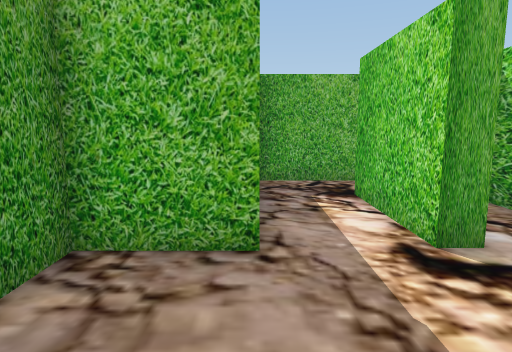
View 1 (above)

23 first-person views from a walk through a scene from a Unity 3-D project. The camera is 1.5 m above the floor, tilts 8° down and sees 75° across. The floor is counted in squares, 1 m on a side. Each view is taken from the middle of a square. On the plan, view 1 faces up. The plan holds only what a view shows up to about 15 squares ahead; the rest is blank. The player is left out. Some surface patterns are stand-ins.

View 2
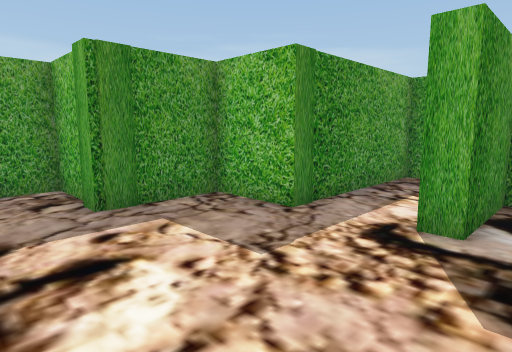

View 3
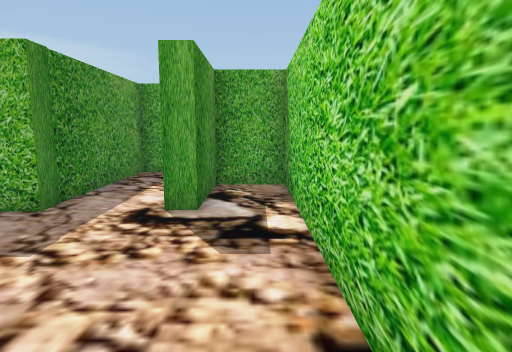

View 4
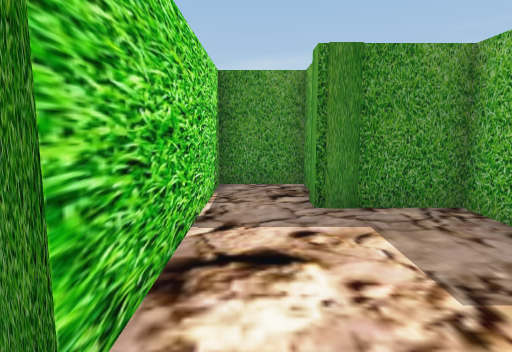

View 5
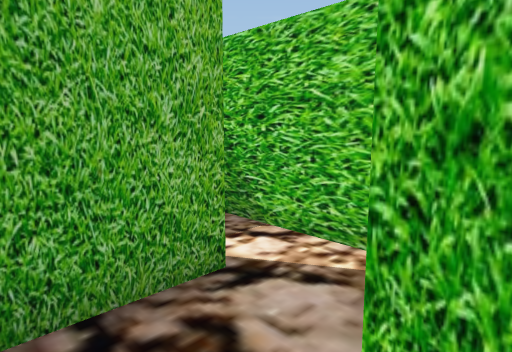

View 6
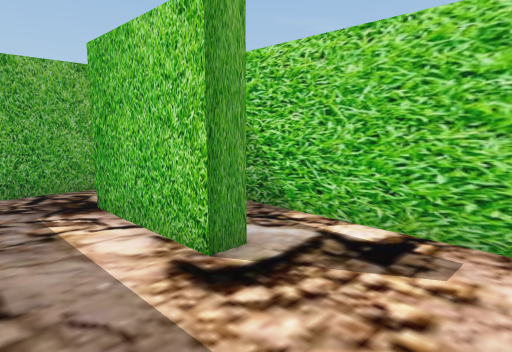

View 7
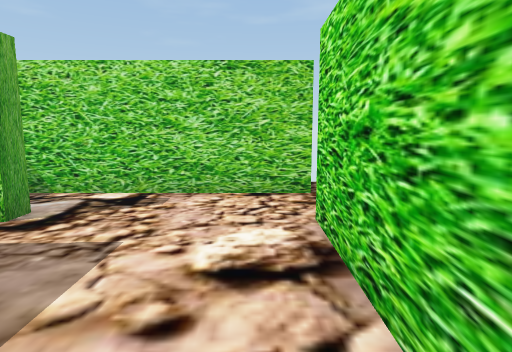

View 8
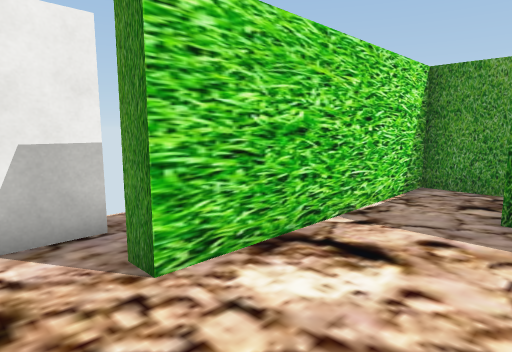

View 9
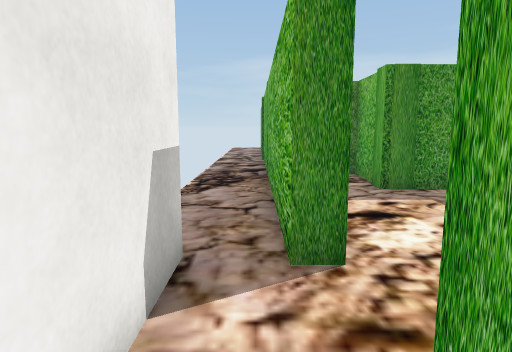

View 10
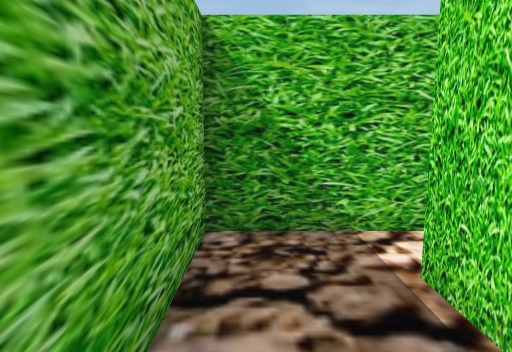

View 11
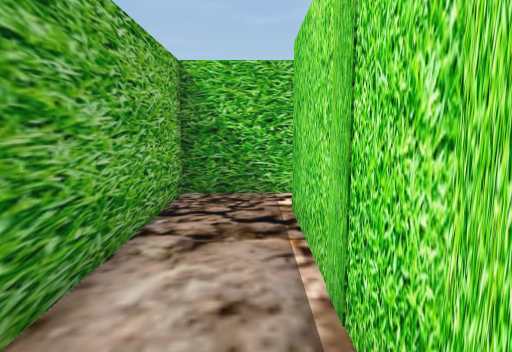

View 12
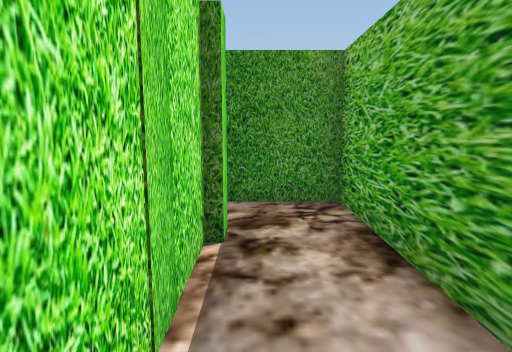

View 13
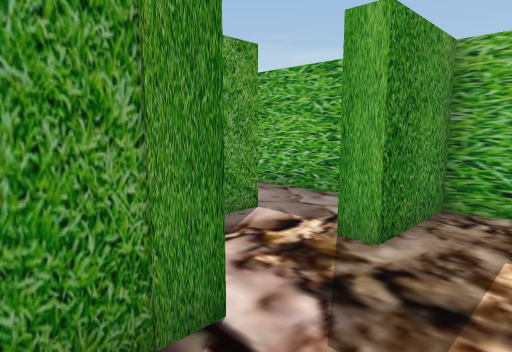

View 14
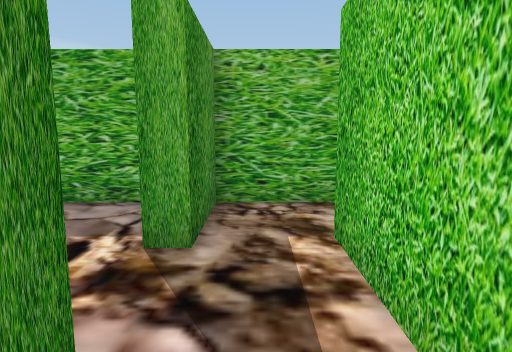

View 15
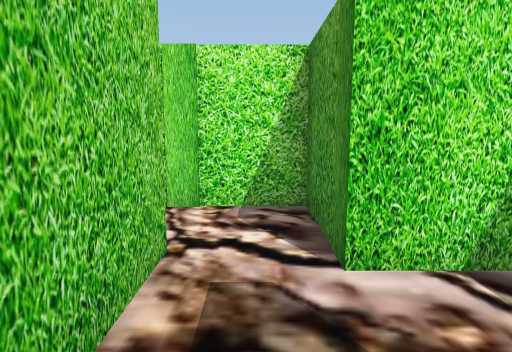

View 16
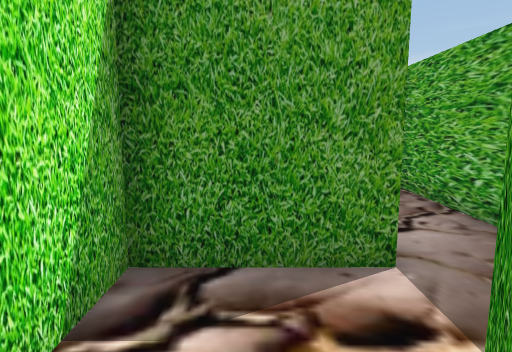

View 17
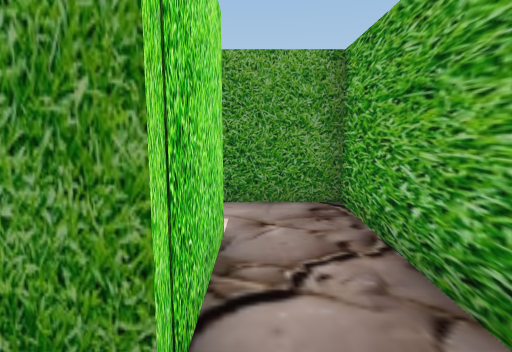

View 18
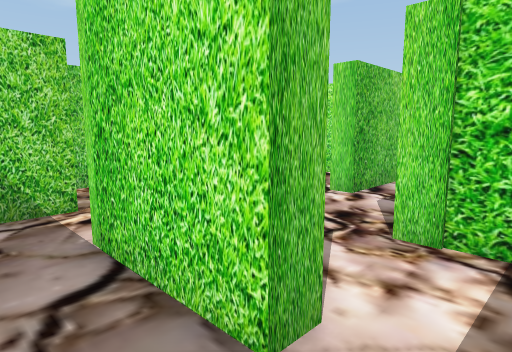

View 19
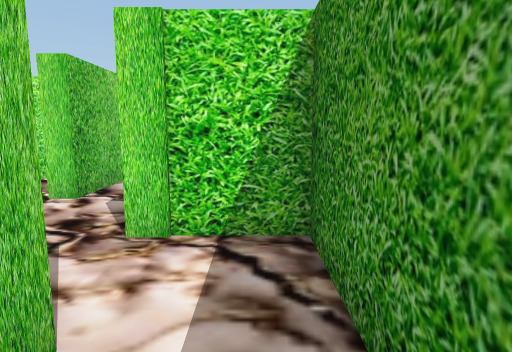

View 20
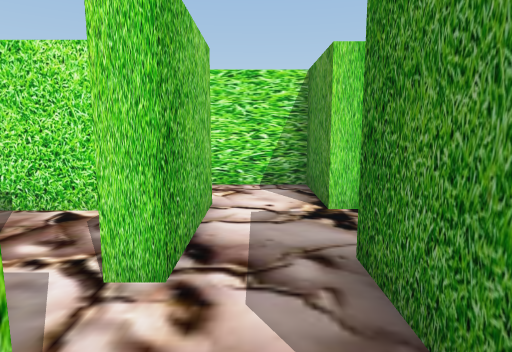

View 21
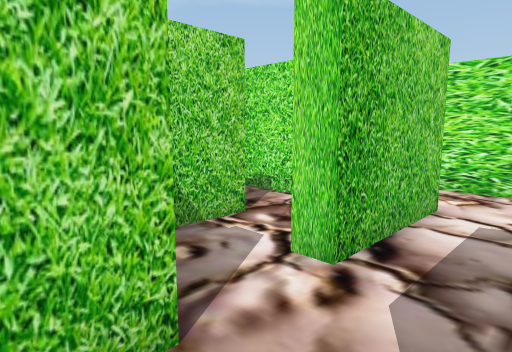

View 22
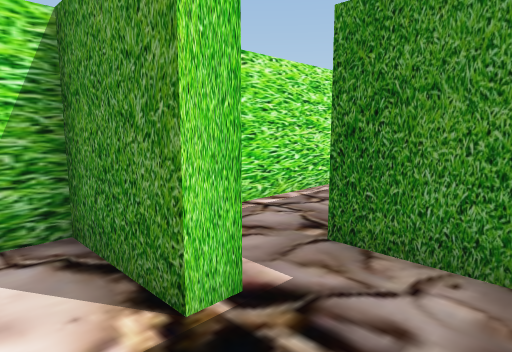

View 23
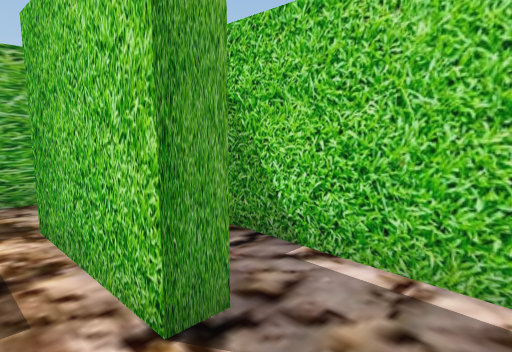

### Floor plan
Points are (right, up) in squares from view 1. A wall is a line through its corners. A room is listed if a view was taken in it or the views show most of it. See-through windows are left out.
Room 1 (views 1, 4, 5, 6, 7, 8)
walls: (-3.4, 1.3) (-5, 1.3) (-5, -1) (2.5, -1); (4.8, -1.3) (4.8, 7) (2.9, 7) (2.9, 4) (2.3, 4) (2.3, 7.8); (3.2, 9.7) (0, 9.7) (0, 4) (-2.3, 4) (-2.3, 1.1) (-3, 1.1)
ways out: opening at (3.5, -1) to room 2; opening at (2.5, 8.5) to room 13
Room 2 (views 2, 3)
walls: (2.1, -2.9) (5, -2.9); (2.5, -1) (2.5, -1.6) (-8.1, -1.6)
ways out: opening at (3.5, -1) to room 1; opening at (5, -2) to room 3
Room 3 (view 9)
walls: (5.2, -1.3) (4.8, -1.3)
ways out: opening at (5, -2) to room 2
Room 4 (views 10, 11, 12, 15)
walls: (-2.4, 10.3) (3.2, 10.3); (-2.9, 10.5) (-2.2, 10.5); (4.8, 10.5) (4.8, 12.7) (-4.8, 12.7) (-4.8, 10.1); (-5, 12.7) (-5, 10.4)
ways out: opening at (-4, 10) to room 6; opening at (4, 10) to room 13
Room 5 (views 13, 14, 23)
walls: (-2.2, 7) (-2.9, 7); (-0.6, 5.2) (-0.6, 9); (-5, 7.6) (-5, 4.6) (-2.1, 4.6)
ways out: opening at (-4, 7) to room 6
Room 6 (views 16, 17, 18, 19)
walls: (-4.8, 10.1) (-5.4, 10.1) (-5.4, 11.2); (-6.2, 12.7) (-12.8, 12.7) (-12.8, 10.5); (-10.6, 10.5) (-7.5, 10.5) (-7.5, 7.6) (-5, 7.6); (-2.9, 7) (-2.9, 10.5)
ways out: opening at (-4, 10) to room 4; opening at (-4, 7) to room 5; opening at (-11.5, 10) to room 10
Room 7 (views 20, 21)
walls: (-10.9, 7.6) (-10.1, 7.6)
ways out: opening at (-10, 8.5) to room 10; opening at (-9, 7) to room 11
Room 8 (view 22)
walls: (-11, 1.9) (-10.4, 1.9); (-8.1, 1.2) (-8.1, 4.9); (-12.8, 3.6) (-12.8, 1.5)
ways out: opening at (-9, 4) to room 11; opening at (-12, 1); opening at (-9, 1)
Room 9 (no view inside)
walls: (-6.1, 1.9) (-3.5, 1.9)
ways out: opening at (-6.5, 4) to room 12
Room 10 (no view inside)
walls: (-10.6, 9.9) (-10.6, 10.5); (-12.8, 10.5) (-12.8, 7.4) (-10.8, 7.4)
ways out: opening at (-11.5, 10) to room 6; opening at (-10, 8.5) to room 7
Room 11 (no view inside)
walls: (-8.1, 6.8) (-8.1, 7.9); (-10.2, 6.6) (-10.2, 4.1); (-8.1, 4.9) (-7.4, 4.9)
ways out: opening at (-9, 7) to room 7; opening at (-9, 4) to room 8; opening at (-8, 5.5) to room 12
Room 12 (no view inside)
walls: (-5.4, 3.8) (-5.4, 5.4)
ways out: opening at (-6.5, 4) to room 9; opening at (-8, 5.5) to room 11
Room 13 (no view inside)
walls: (4.8, 8.8) (4.8, 10.5)
ways out: opening at (2.5, 8.5) to room 1; opening at (4, 10) to room 4

Where each view was taken, in squares from view 1:
view 1: 0 up, 0 right, facing up
view 2: 1 down, 4 right, facing up-left
view 3: 2 down, 4 right, facing up
view 4: 0 up, 4 right, facing left
view 5: 7 up, 1 right, facing up-right
view 6: 1 up, 0 right, facing up-right
view 7: 0 up, 3 left, facing right
view 8: 2 up, 4 right, facing down-left
view 9: 2 down, 6 right, facing left
view 10: 12 up, 0 right, facing right
view 11: 11 up, 3 left, facing right
view 12: 11 up, 2 right, facing left
view 13: 6 up, 3 left, facing up-left
view 14: 6 up, 4 left, facing up
view 15: 11 up, 4 left, facing down
view 16: 9 up, 4 left, facing left
view 17: 11 up, 6 left, facing left
view 18: 12 up, 12 left, facing down-right
view 19: 12 up, 12 left, facing down
view 20: 8 up, 9 left, facing down
view 21: 8 up, 10 left, facing down-right
view 22: 4 up, 9 left, facing down-left
view 23: 5 up, 4 left, facing up-right
